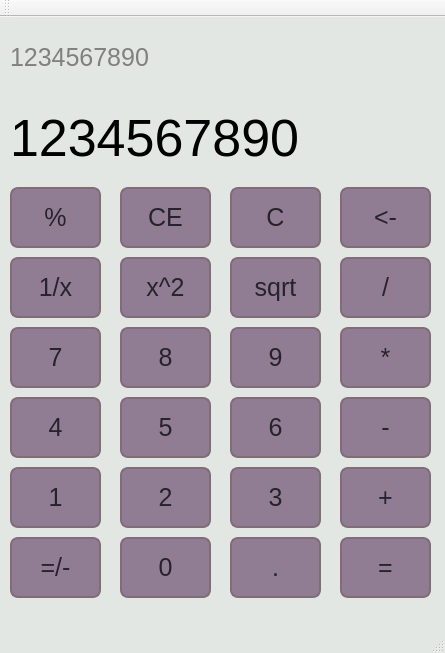
<?xml version="1.0" encoding="UTF-8"?>
<ui version="4.0">
 <class>MainWindow</class>
 <widget class="QMainWindow" name="MainWindow">
  <property name="geometry">
   <rect>
    <x>0</x>
    <y>0</y>
    <width>445</width>
    <height>653</height>
   </rect>
  </property>
  <property name="windowTitle">
   <string>MainWindow</string>
  </property>
  <property name="styleSheet">
   <string notr="true">QMainWindow {
background-color: #e3e7e4;
}

QPushButton {
background-color: #917d93;
border: 2px solid #816d77;
color: #26232c;
border-radius: 8px;
}</string>
  </property>
  <widget class="QWidget" name="centralWidget">
   <widget class="QLabel" name="label_mini">
    <property name="geometry">
     <rect>
      <x>10</x>
      <y>10</y>
      <width>411</width>
      <height>61</height>
     </rect>
    </property>
    <property name="font">
     <font>
      <family>Helvetica</family>
      <pointsize>19</pointsize>
      <weight>50</weight>
      <italic>false</italic>
      <bold>false</bold>
      <underline>false</underline>
      <kerning>true</kerning>
     </font>
    </property>
    <property name="styleSheet">
     <string notr="true">color: gray;
</string>
    </property>
    <property name="text">
     <string>1234567890</string>
    </property>
   </widget>
   <widget class="QLabel" name="label_big">
    <property name="geometry">
     <rect>
      <x>10</x>
      <y>80</y>
      <width>421</width>
      <height>81</height>
     </rect>
    </property>
    <property name="font">
     <font>
      <family>Helvetica</family>
      <pointsize>39</pointsize>
      <weight>50</weight>
      <italic>false</italic>
      <bold>false</bold>
      <underline>false</underline>
      <kerning>true</kerning>
     </font>
    </property>
    <property name="text">
     <string>1234567890</string>
    </property>
   </widget>
   <widget class="QPushButton" name="pushButton_percent">
    <property name="geometry">
     <rect>
      <x>10</x>
      <y>170</y>
      <width>91</width>
      <height>61</height>
     </rect>
    </property>
    <property name="font">
     <font>
      <family>Helvetica</family>
      <pointsize>19</pointsize>
      <weight>50</weight>
      <italic>false</italic>
      <bold>false</bold>
      <underline>false</underline>
      <kerning>true</kerning>
     </font>
    </property>
    <property name="text">
     <string>%</string>
    </property>
   </widget>
   <widget class="QPushButton" name="pushButton_ce">
    <property name="geometry">
     <rect>
      <x>120</x>
      <y>170</y>
      <width>91</width>
      <height>61</height>
     </rect>
    </property>
    <property name="font">
     <font>
      <family>Helvetica</family>
      <pointsize>19</pointsize>
      <weight>50</weight>
      <italic>false</italic>
      <bold>false</bold>
      <underline>false</underline>
      <kerning>true</kerning>
     </font>
    </property>
    <property name="text">
     <string>CE</string>
    </property>
   </widget>
   <widget class="QPushButton" name="pushButton_c">
    <property name="geometry">
     <rect>
      <x>230</x>
      <y>170</y>
      <width>91</width>
      <height>61</height>
     </rect>
    </property>
    <property name="font">
     <font>
      <family>Helvetica</family>
      <pointsize>19</pointsize>
      <weight>50</weight>
      <italic>false</italic>
      <bold>false</bold>
      <underline>false</underline>
      <kerning>true</kerning>
     </font>
    </property>
    <property name="text">
     <string>C</string>
    </property>
   </widget>
   <widget class="QPushButton" name="pushButton_backspace">
    <property name="geometry">
     <rect>
      <x>340</x>
      <y>170</y>
      <width>91</width>
      <height>61</height>
     </rect>
    </property>
    <property name="font">
     <font>
      <family>Helvetica</family>
      <pointsize>19</pointsize>
      <weight>50</weight>
      <italic>false</italic>
      <bold>false</bold>
      <underline>false</underline>
      <kerning>true</kerning>
     </font>
    </property>
    <property name="text">
     <string>&lt;-</string>
    </property>
   </widget>
   <widget class="QPushButton" name="pushButton_root">
    <property name="geometry">
     <rect>
      <x>230</x>
      <y>240</y>
      <width>91</width>
      <height>61</height>
     </rect>
    </property>
    <property name="font">
     <font>
      <family>Helvetica</family>
      <pointsize>19</pointsize>
      <weight>50</weight>
      <italic>false</italic>
      <bold>false</bold>
      <underline>false</underline>
      <kerning>true</kerning>
     </font>
    </property>
    <property name="text">
     <string>sqrt</string>
    </property>
   </widget>
   <widget class="QPushButton" name="pushButton_oneOf">
    <property name="geometry">
     <rect>
      <x>10</x>
      <y>240</y>
      <width>91</width>
      <height>61</height>
     </rect>
    </property>
    <property name="font">
     <font>
      <family>Helvetica</family>
      <pointsize>19</pointsize>
      <weight>50</weight>
      <italic>false</italic>
      <bold>false</bold>
      <underline>false</underline>
      <kerning>true</kerning>
     </font>
    </property>
    <property name="text">
     <string>1/x</string>
    </property>
   </widget>
   <widget class="QPushButton" name="pushButton_division">
    <property name="geometry">
     <rect>
      <x>340</x>
      <y>240</y>
      <width>91</width>
      <height>61</height>
     </rect>
    </property>
    <property name="font">
     <font>
      <family>Helvetica</family>
      <pointsize>19</pointsize>
      <weight>50</weight>
      <italic>false</italic>
      <bold>false</bold>
      <underline>false</underline>
      <kerning>true</kerning>
     </font>
    </property>
    <property name="text">
     <string>/</string>
    </property>
   </widget>
   <widget class="QPushButton" name="pushButton_sqr">
    <property name="geometry">
     <rect>
      <x>120</x>
      <y>240</y>
      <width>91</width>
      <height>61</height>
     </rect>
    </property>
    <property name="font">
     <font>
      <family>Helvetica</family>
      <pointsize>19</pointsize>
      <weight>50</weight>
      <italic>false</italic>
      <bold>false</bold>
      <underline>false</underline>
      <kerning>true</kerning>
     </font>
    </property>
    <property name="text">
     <string>x^2</string>
    </property>
   </widget>
   <widget class="QPushButton" name="pushButton_9">
    <property name="geometry">
     <rect>
      <x>230</x>
      <y>310</y>
      <width>91</width>
      <height>61</height>
     </rect>
    </property>
    <property name="font">
     <font>
      <family>Helvetica</family>
      <pointsize>19</pointsize>
      <weight>50</weight>
      <italic>false</italic>
      <bold>false</bold>
      <underline>false</underline>
      <kerning>true</kerning>
     </font>
    </property>
    <property name="text">
     <string>9</string>
    </property>
   </widget>
   <widget class="QPushButton" name="pushButton_7">
    <property name="geometry">
     <rect>
      <x>10</x>
      <y>310</y>
      <width>91</width>
      <height>61</height>
     </rect>
    </property>
    <property name="font">
     <font>
      <family>Helvetica</family>
      <pointsize>19</pointsize>
      <weight>50</weight>
      <italic>false</italic>
      <bold>false</bold>
      <underline>false</underline>
      <kerning>true</kerning>
     </font>
    </property>
    <property name="text">
     <string>7</string>
    </property>
   </widget>
   <widget class="QPushButton" name="pushButton_multiply">
    <property name="geometry">
     <rect>
      <x>340</x>
      <y>310</y>
      <width>91</width>
      <height>61</height>
     </rect>
    </property>
    <property name="font">
     <font>
      <family>Helvetica</family>
      <pointsize>19</pointsize>
      <weight>50</weight>
      <italic>false</italic>
      <bold>false</bold>
      <underline>false</underline>
      <kerning>true</kerning>
     </font>
    </property>
    <property name="text">
     <string>*</string>
    </property>
   </widget>
   <widget class="QPushButton" name="pushButton_8">
    <property name="geometry">
     <rect>
      <x>120</x>
      <y>310</y>
      <width>91</width>
      <height>61</height>
     </rect>
    </property>
    <property name="font">
     <font>
      <family>Helvetica</family>
      <pointsize>19</pointsize>
      <weight>50</weight>
      <italic>false</italic>
      <bold>false</bold>
      <underline>false</underline>
      <kerning>true</kerning>
     </font>
    </property>
    <property name="text">
     <string>8</string>
    </property>
   </widget>
   <widget class="QPushButton" name="pushButton_2">
    <property name="geometry">
     <rect>
      <x>120</x>
      <y>450</y>
      <width>91</width>
      <height>61</height>
     </rect>
    </property>
    <property name="font">
     <font>
      <family>Helvetica</family>
      <pointsize>19</pointsize>
      <weight>50</weight>
      <italic>false</italic>
      <bold>false</bold>
      <underline>false</underline>
      <kerning>true</kerning>
     </font>
    </property>
    <property name="text">
     <string>2</string>
    </property>
   </widget>
   <widget class="QPushButton" name="pushButton_equality">
    <property name="geometry">
     <rect>
      <x>340</x>
      <y>520</y>
      <width>91</width>
      <height>61</height>
     </rect>
    </property>
    <property name="font">
     <font>
      <family>Helvetica</family>
      <pointsize>19</pointsize>
      <weight>50</weight>
      <italic>false</italic>
      <bold>false</bold>
      <underline>false</underline>
      <kerning>true</kerning>
     </font>
    </property>
    <property name="text">
     <string>=</string>
    </property>
   </widget>
   <widget class="QPushButton" name="pushButton_6">
    <property name="geometry">
     <rect>
      <x>230</x>
      <y>380</y>
      <width>91</width>
      <height>61</height>
     </rect>
    </property>
    <property name="font">
     <font>
      <family>Helvetica</family>
      <pointsize>19</pointsize>
      <weight>50</weight>
      <italic>false</italic>
      <bold>false</bold>
      <underline>false</underline>
      <kerning>true</kerning>
     </font>
    </property>
    <property name="text">
     <string>6</string>
    </property>
   </widget>
   <widget class="QPushButton" name="pushButton_1">
    <property name="geometry">
     <rect>
      <x>10</x>
      <y>450</y>
      <width>91</width>
      <height>61</height>
     </rect>
    </property>
    <property name="font">
     <font>
      <family>Helvetica</family>
      <pointsize>19</pointsize>
      <weight>50</weight>
      <italic>false</italic>
      <bold>false</bold>
      <underline>false</underline>
      <kerning>true</kerning>
     </font>
    </property>
    <property name="text">
     <string>1</string>
    </property>
   </widget>
   <widget class="QPushButton" name="pushButton_4">
    <property name="geometry">
     <rect>
      <x>10</x>
      <y>380</y>
      <width>91</width>
      <height>61</height>
     </rect>
    </property>
    <property name="font">
     <font>
      <family>Helvetica</family>
      <pointsize>19</pointsize>
      <weight>50</weight>
      <italic>false</italic>
      <bold>false</bold>
      <underline>false</underline>
      <kerning>true</kerning>
     </font>
    </property>
    <property name="text">
     <string>4</string>
    </property>
   </widget>
   <widget class="QPushButton" name="pushButton_plus">
    <property name="geometry">
     <rect>
      <x>340</x>
      <y>450</y>
      <width>91</width>
      <height>61</height>
     </rect>
    </property>
    <property name="font">
     <font>
      <family>Helvetica</family>
      <pointsize>19</pointsize>
      <weight>50</weight>
      <italic>false</italic>
      <bold>false</bold>
      <underline>false</underline>
      <kerning>true</kerning>
     </font>
    </property>
    <property name="text">
     <string>+</string>
    </property>
   </widget>
   <widget class="QPushButton" name="pushButton_minus">
    <property name="geometry">
     <rect>
      <x>340</x>
      <y>380</y>
      <width>91</width>
      <height>61</height>
     </rect>
    </property>
    <property name="font">
     <font>
      <family>Helvetica</family>
      <pointsize>19</pointsize>
      <weight>50</weight>
      <italic>false</italic>
      <bold>false</bold>
      <underline>false</underline>
      <kerning>true</kerning>
     </font>
    </property>
    <property name="text">
     <string>-</string>
    </property>
   </widget>
   <widget class="QPushButton" name="pushButton_3">
    <property name="geometry">
     <rect>
      <x>230</x>
      <y>450</y>
      <width>91</width>
      <height>61</height>
     </rect>
    </property>
    <property name="font">
     <font>
      <family>Helvetica</family>
      <pointsize>19</pointsize>
      <weight>50</weight>
      <italic>false</italic>
      <bold>false</bold>
      <underline>false</underline>
      <kerning>true</kerning>
     </font>
    </property>
    <property name="text">
     <string>3</string>
    </property>
   </widget>
   <widget class="QPushButton" name="pushButton_5">
    <property name="geometry">
     <rect>
      <x>120</x>
      <y>380</y>
      <width>91</width>
      <height>61</height>
     </rect>
    </property>
    <property name="font">
     <font>
      <family>Helvetica</family>
      <pointsize>19</pointsize>
      <weight>50</weight>
      <italic>false</italic>
      <bold>false</bold>
      <underline>false</underline>
      <kerning>true</kerning>
     </font>
    </property>
    <property name="text">
     <string>5</string>
    </property>
   </widget>
   <widget class="QPushButton" name="pushButton_sign">
    <property name="geometry">
     <rect>
      <x>10</x>
      <y>520</y>
      <width>91</width>
      <height>61</height>
     </rect>
    </property>
    <property name="font">
     <font>
      <family>Helvetica</family>
      <pointsize>19</pointsize>
      <weight>50</weight>
      <italic>false</italic>
      <bold>false</bold>
      <underline>false</underline>
      <kerning>true</kerning>
     </font>
    </property>
    <property name="text">
     <string>=/-</string>
    </property>
   </widget>
   <widget class="QPushButton" name="pushButton_0">
    <property name="geometry">
     <rect>
      <x>120</x>
      <y>520</y>
      <width>91</width>
      <height>61</height>
     </rect>
    </property>
    <property name="font">
     <font>
      <family>Helvetica</family>
      <pointsize>19</pointsize>
      <weight>50</weight>
      <italic>false</italic>
      <bold>false</bold>
      <underline>false</underline>
      <kerning>true</kerning>
     </font>
    </property>
    <property name="text">
     <string>0</string>
    </property>
   </widget>
   <widget class="QPushButton" name="pushButton_dot">
    <property name="geometry">
     <rect>
      <x>230</x>
      <y>520</y>
      <width>91</width>
      <height>61</height>
     </rect>
    </property>
    <property name="font">
     <font>
      <family>Helvetica</family>
      <pointsize>19</pointsize>
      <weight>50</weight>
      <italic>false</italic>
      <bold>false</bold>
      <underline>false</underline>
      <kerning>true</kerning>
     </font>
    </property>
    <property name="text">
     <string>.</string>
    </property>
   </widget>
  </widget>
  <widget class="QMenuBar" name="menuBar">
   <property name="geometry">
    <rect>
     <x>0</x>
     <y>0</y>
     <width>445</width>
     <height>25</height>
    </rect>
   </property>
  </widget>
  <widget class="QToolBar" name="mainToolBar">
   <attribute name="toolBarArea">
    <enum>TopToolBarArea</enum>
   </attribute>
   <attribute name="toolBarBreak">
    <bool>false</bool>
   </attribute>
  </widget>
  <widget class="QStatusBar" name="statusBar"/>
 </widget>
 <layoutdefault spacing="6" margin="11"/>
 <resources/>
 <connections/>
</ui>
